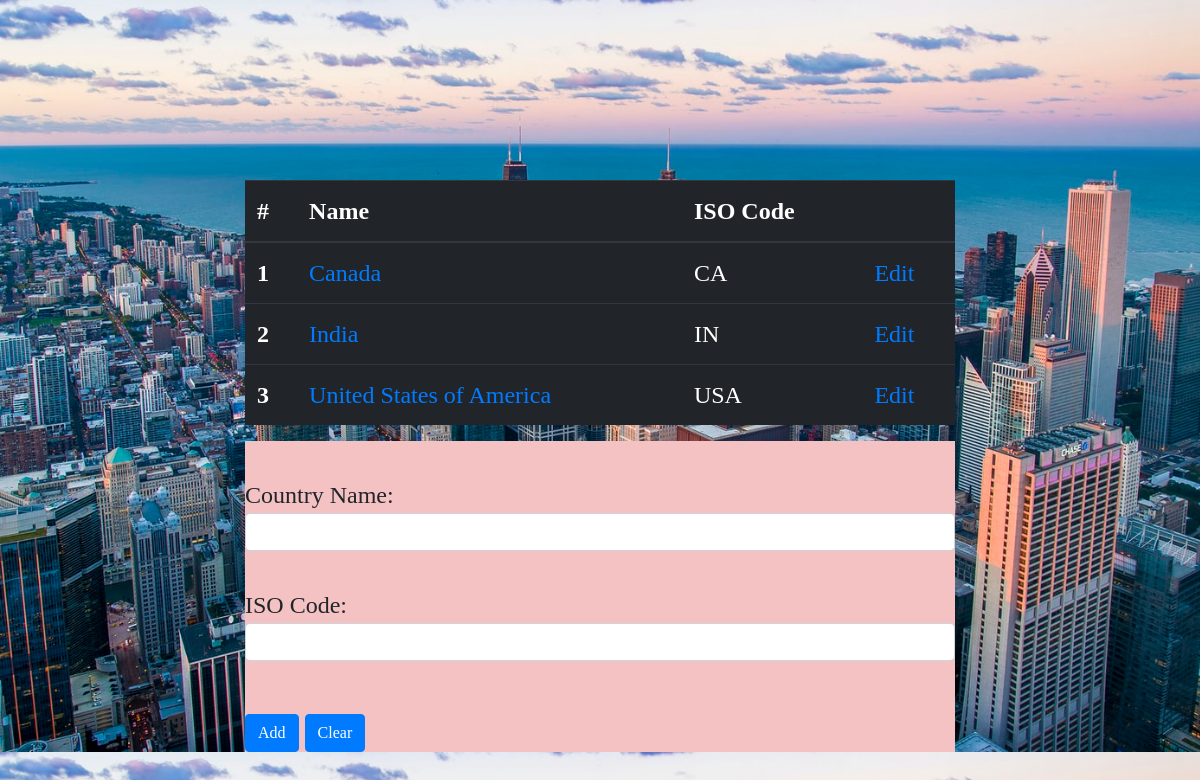
Before: / with the older database file.
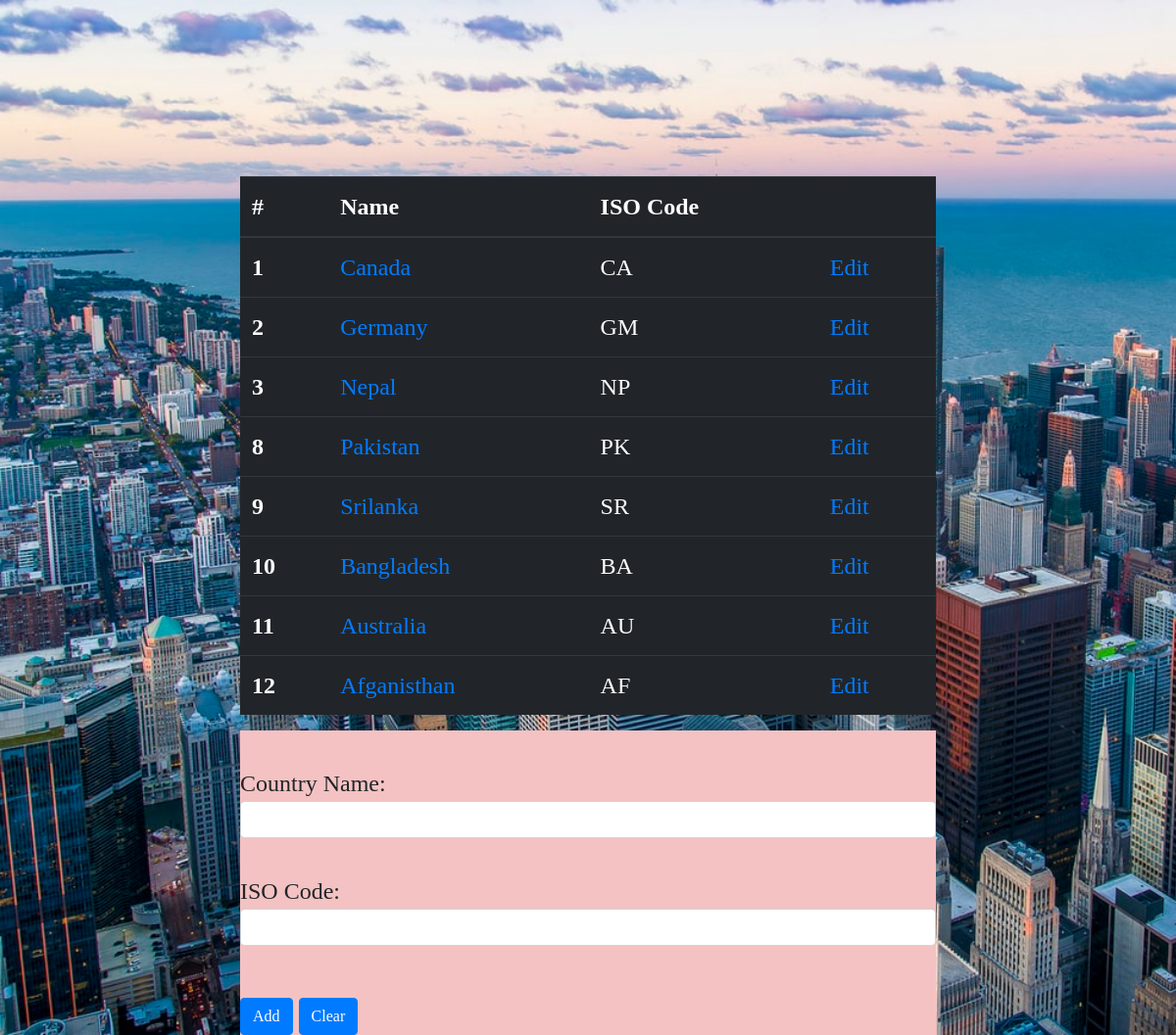
After: the same page with the newer database file.
### tables this page shows
CREATE TABLE `table_a` (
  `tableA_Id` bigint(20) NOT NULL,
  `iso` text NOT NULL,
  `Country_Name` text NOT NULL
);

### index.php (the view, shortened to what this page needs)
<?php
    $servername = "localhost";
    $username = "root";
    $password = "";
    $dbname = "lab 2- group 13";
    $conn = new mysqli($servername, $username, $password, $dbname);
    if (isset($_REQUEST["table_a"])) {
        $sql = "SELECT `table_b`.*, `table_a`.`iso`
                FROM `table_b`
                LEFT JOIN table_a ON table_a.tableA_Id = table_b.tableA_Id
                WHERE table_a.iso ='" .$_REQUEST["table_a"]. "'";
        $result = $conn->query($sql);
    } else {
        $sql = "SELECT tableA_Id, iso, Country_Name FROM table_a";
        $result = $conn->query($sql);
    }
?>
<!DOCTYPE html>
<html lang="en">
<head>
    <link rel="stylesheet" href="https://maxcdn.bootstrapcdn.com/bootstrap/4.0.0/css/bootstrap.min.css">
    <link rel="stylesheet" href="style.css">
</head>
<body>
<br><br>
<div class="container">
    <?php if(isset($_REQUEST["table_a"])){ ?>
        <div class="col-lg-8 offset-lg-2">
            <a href="index.php" class="btn btn-primary">Back</a><br><br>
            <table class="table table-dark" >
              <thead class="thead-dark">
                <tr>
                  <th scope="col">#</th>
                  <th scope="col">Province Name</th>
                  <th scope="col">Description </th>
                  <th scope="col"> </th>
                  <th scope="col">Profile Picture </th>
                  <th scope="col"> </th>
                </tr>
              </thead>
              <tbody>
                <?php
                    while($row = $result->fetch_assoc()) {
                        echo "<tr>
                              <th scope='row'>".$row['tableB_Id']."</th>
                              <td>".$row['Province_Name']."</td>
                              <td>".$row['Description_Value']."</td>
                              <td>
                              <a href='edit_tableB.php?Province_Name=".$row['Province_Name']." &Description_Value=".$row['Description_Value']."'>Edit</a>
                              </td>
                            </tr>";
                    }
                ?>
              </tbody>
            </table>
            <form action="<?php $_PHP_SELF ?>" method="post" id="form1">
            <div class="form-group">
              <br>  Province Name <input type="text" name="Province_Name" class="form-control"><br>
                Description Value <input type="text" name="Description_Value" class="form-control"><br></div>
                <button type="submit" name="add_tableb" class="btn btn-primary">Add</button>
                <button type="submit" class="btn btn-primary">Clear</button>
          </form>
        </div>
    <?php } else { ?>
        <div class="col-lg-8 offset-lg-2">
            <table class="table table-dark">
              <thead class="thead-dark">
                <tr>
                  <th scope="col">#</th>
                  <th scope="col">Name</th>
                  <th scope="col">ISO Code</th>
                  <th scope="col"> </th>
                </tr>
              </thead>
              <tbody>
                <?php
                    while($row = $result->fetch_assoc()) {
                        echo "<tr>
                              <th scope='row'>".$row['tableA_Id']."</th>
                              <td><a href='index.php?table_a=".$row['iso']."'>".$row['Country_Name']."</a></td>
                              <td>".$row['iso']."</td>
                              <td>
                              <a href='edit_tableA.php?iso=".$row['iso']." &Country_Name=".$row['Country_Name']."'>Edit</a>
                              </td>
                            </tr>";
                    }
                ?>
              </tbody>
              <br><br><br>
            </table>
    <form action="<?php $_PHP_SELF ?>" method="post" id="form1">
            <div class="form-group">
              <br>  Country Name: <input type="text" name="Country_Name" class="form-control"><br>
                ISO Code: <input type="text" name="iso" class="form-control"><br></div>
                <button type="submit" name="add" class="btn btn-primary">Add</button>
                <button type="submit" class="btn btn-primary">Clear</button>
          </form>
        </div><?php } ?>
</div>
</body>
</html>

### style.css (style rules this page uses)
body { background-image: url(cityimg.jfif); font-size:x-large; font-family: 'Times New Roman', Times, serif; align-content: center; background-repeat: initial; background-size: cover; }
form { background-color:#f4c2c2; }

Changed rows visible on the page:
changed table_a id 2: Country_Name "India" → "Germany"; iso "IN" → "GM"
changed table_a id 3: Country_Name "United States of America" → "Nepal"; iso "USA" → "NP"
added table_a: tableA_Id "8", Country_Name "Pakistan", iso "PK"
added table_a: tableA_Id "9", Country_Name "Srilanka", iso "SR"
added table_a: tableA_Id "10", Country_Name "Bangladesh", iso "BA"
added table_a: tableA_Id "11", Country_Name "Australia", iso "AU"
added table_a: tableA_Id "12", Country_Name "Afganisthan", iso "AF"
